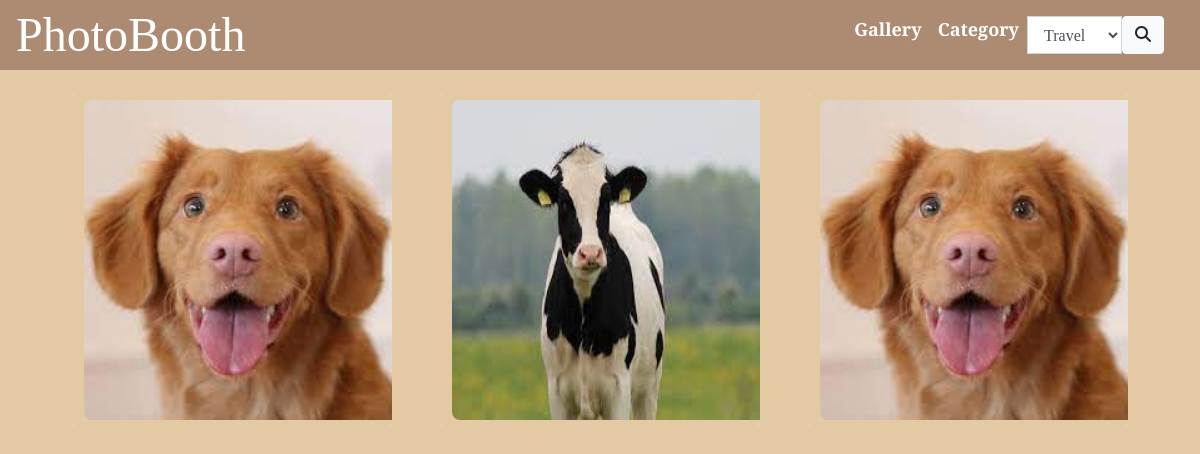
The page /gallery/ on the database as committed earlier.
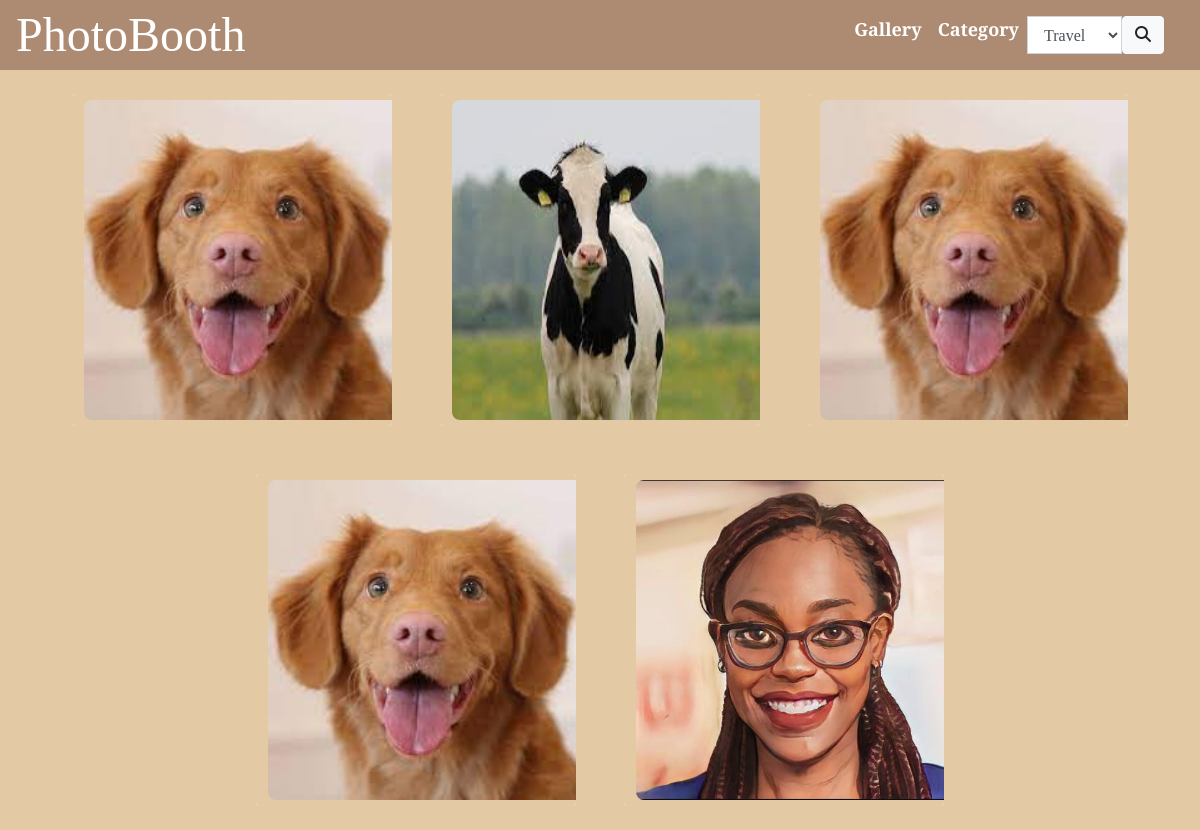
The same page on the database as committed later.
### gallery/models.py (models this page shows, shortened)
class Image(models.Model):
    image = models.ImageField(blank=True,upload_to='media')
    image_name = models.CharField(max_length=50)
    image_desc = models.TextField(max_length=525)
    image_location = models.ForeignKey('Location', on_delete=models.SET_NULL, null=True)
    image_category = models.ForeignKey('Category', on_delete=models.SET_NULL, null=True)

### gallery/views.py (the view)
# urls.py: path('gallery/',views.gallery,name = 'gallery'),
def gallery(request):
    gallery = Image.objects.all()
    category = Category.objects.all()
    context={
        'gallery':gallery,
        'category':category
    }
    return render(request,'category/gallery.html',context=context)

### gallery/models.py (called while the page is built)
    def __str__(self):
        return self.name

    def __str__(self):
        return self.name

### gallery/templates/category/gallery.html (shortened to what this page needs)
{% extends 'base.html' %}
{% block content %}
<div class="category-pages gallery-page">
    <div class="row d-flex justify-content-center">
        {% for item in gallery %}
        <div class="card">
            <button type="button" class="btn image-btn" data-bs-toggle="modal" data-bs-target="#{{ item.image_name }}">
                <img src="{{ item.image.url }}" alt="Card image cap" class="image-display">
            </button>
        </div>
        {% endfor %}
    </div>
</div>
{% endblock %}

### gallery/templates/base.html (shortened to what this page needs)
{% load bootstrap4 %}
{% load static%}
<!DOCTYPE html>
<html>
<head>
  {% block styles %}
  {% bootstrap_css %}
  <link rel="stylesheet" href="{% static 'css/styles.css' %}">
  {% endblock %}
</head>
<body>
  {% include "navbar.html" %}
  {% block content %}{% endblock %}
</body>
</html>

### gallery/templates/navbar.html (shortened to what this page needs)
<!DOCTYPE html>
<html lang="en">
<head>
</head>
<body>
    <header class="main-header">
        <a href="{% url 'homepage' %}" class="brand-logo">
            <div class="brand-logo-name">PhotoBooth</div>
        </a>
        <nav class="main-nav">
            <ul>
                <li><a href="{% url 'gallery' %}" class="nav-items">Gallery</a></li>
                <li>
                    <form action="/search/" method="post">
                        <div class="input-group mb-3">
                            <div class="input-group">
                                <label for="select-category" class="nav-items">Category</label>&nbsp;&nbsp;
                                <select class="form-control" id="select-category" name="category">
                                    {% for item in category %}
                                    <option>{{item.name}}</option>
                                    {% endfor %}
                                </select>
                                <button class="btn btn-light search" id="button-addon2" type="submit">
                                    <i class="fas fa-search"></i>
                                </button>
                            </div>
                        </div>
                    </form>
                </li>
            </ul>
        </nav>
    </header>
</body>
</html>

### gallery/static/css/styles.css (style rules this page uses)
body { padding: 0; margin: 0; background-color: #E3CAA5; font-family: 'PT Serif', serif; }
.main-nav ul { display: flex; margin-right:3vw; margin-top: 4vh; padding: 0; list-style: none; }
.main-nav a { color: inherit; text-decoration: none; padding: 1rem; }
.main-header { display: flex; justify-content: space-between; align-items: center; background-color: #AD8B73; color: white; }
.main-header { height: 70px; }
.brand-logo { display: flex; align-items: center; font-size: 1.25em; color: inherit; text-decoration: none; }
.brand-logo-name { margin-left: 1rem; font-size:3rem; font-family: 'Old Standard TT', serif; color: white; text-decoration: none; }
.nav-items { font-size: large; font-weight: bold; }
.category-pages { padding:0; }
.row { margin: 0 auto; padding: 0; }
.card { margin: 3vh; border: none; max-width: 20rem; min-width: 20rem; }
.image-display { margin: 0; padding: 0; border-radius: 8px; max-width: 20rem; min-width: 20rem; min-height: 20rem; max-height: 20rem; }
.image-btn { border: 0px solid transparent; height: 100%; background-color:#E3CAA5; outline: none; transition: transform .2s; overflow: hidden; box-shadow: none; }

Rows that differ between the two databases and show on the page:
added Image: image (picture)
added Image: image (picture)
